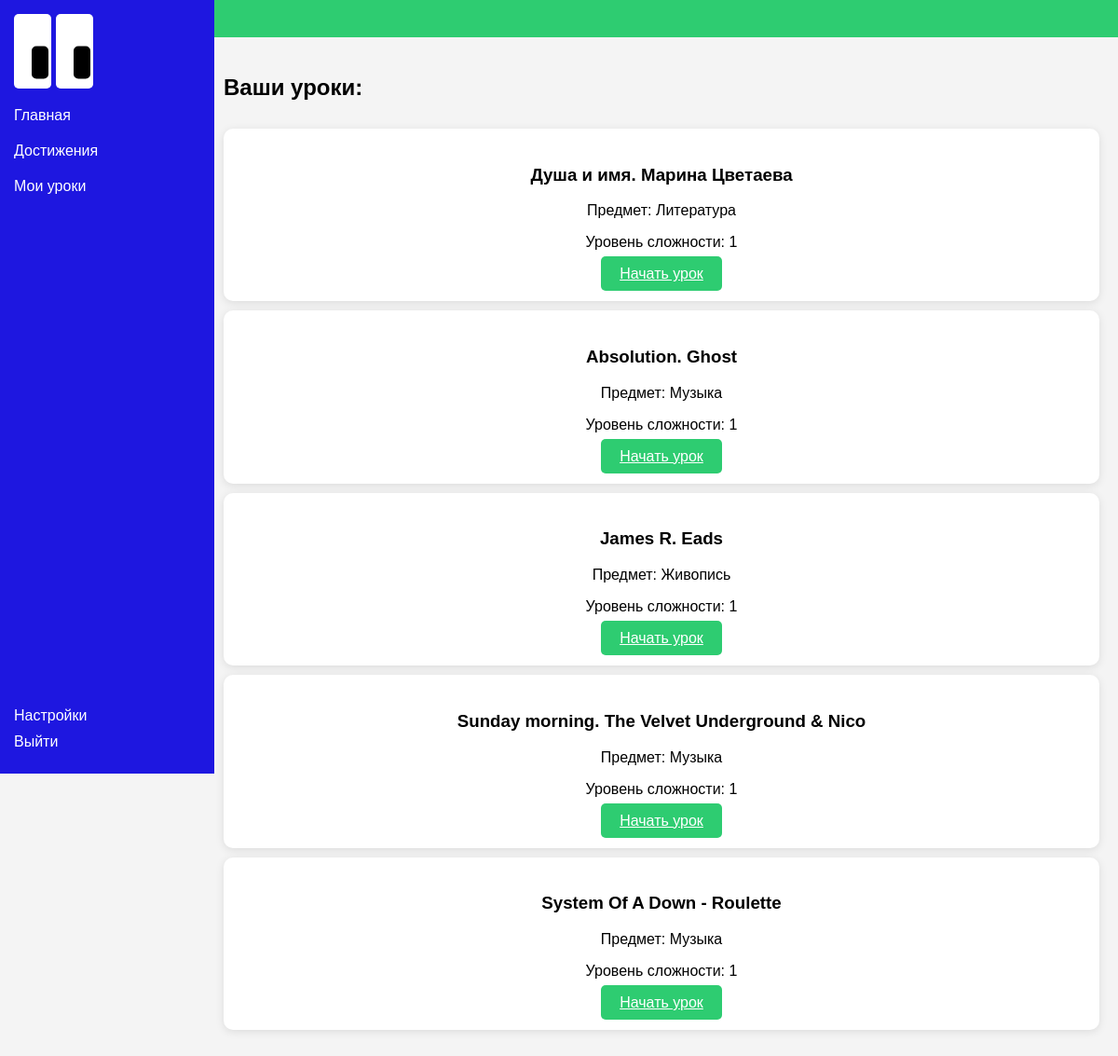
/my_lessons/, run on the app's committed database.
### content/models.py (models this page shows)
class Lesson(models.Model):
    title = models.CharField(max_length=100)
    subject = models.CharField(max_length=50)
    content = models.TextField()
    difficulty_level = models.CharField(max_length=20)
    multimedia = models.FileField(upload_to='')

### content/views.py (the view)
# urls.py: path('my_lessons/', my_lessons_view, name='my_lessons'),
def my_lessons_view(request):
    lessons = Lesson.objects.all()
    return render(request, 'my_lessons.html', {'lessons': lessons})

### content/templates/my_lessons.html (shortened to what this page needs)
<!DOCTYPE html>
<html lang="ru">
<head>
</head>
<body>
<div class="header">
</div>
<div class="sidebar">
    <div class="header-content">
        <div class="rectangles">
            <div class="rectangle">
                <div class="black-rectangle"></div>
            </div>
            <div class="rectangle">
                <div class="black-rectangle"></div>
            </div>
        </div>
    </div>
    <a href="{% url 'main_screen' %}">Главная</a>
    <a href="{% url 'achievements' %}">Достижения</a>
    <a href="{% url 'my_lessons' %}">Мои уроки</a>
    <div class="footer" style="margin-top: auto;">
        <a href="{% url 'user_settings' %}">Настройки</a>
        <a href="{% url 'logout' %}">Выйти</a>
    </div>
</div>
<div class="content">
    <div class="section">
        <h2>Ваши уроки:</h2>
        <div class="cards">
            {% for lesson in lessons %}
                <div class="card">
                    <h3>{{ lesson.title }}</h3>
                    <p>Предмет: {{ lesson.subject }}</p>
                    <p>Уровень сложности: {{ lesson.difficulty_level }}</p>
                    <a href="{% url 'learning_screen' lesson.id %}" class="button">Начать урок</a>
                </div>
            {% empty %}
                <p>Уроки не найдены.</p>
            {% endfor %}
        </div>
    </div>
</div>
</body>
</html>

### content/templates/my_lessons.html (style rules this page uses)
body { font-family: Arial, sans-serif; margin: 0; padding: 0; background-color: #f4f4f4; }
.header { background-color: #2ecc71; padding: 20px; color: white; text-align: right; }
.sidebar { width: 200px; background-color: #1e17e0; color: white; padding: 15px; height: 100vh; position: fixed; top: 0; display: flex; flex-direction: column; }
.header-content { display: flex; align-items: center; margin-bottom: 10px; }
.rectangles { display: flex; margin-right: 10px; }
.rectangle { background-color: white; width: 40px; height: 80px; border-radius: 5px; margin-right: 5px; position: relative; }
.black-rectangle { background-color: black; width: 18px; height: 35px; border-radius: 5px; position: absolute; top: 65%; left: 70%; transform: translate(-50%, -50%); }
.sidebar a { color: white; text-decoration: none; display: block; margin: 10px 0; }
.content { margin-left: 220px; padding: 20px; }
.section { margin-bottom: 20px; }
.cards { display: flex; flex-direction: column; padding: 10px 0; }
.card { background-color: white; border-radius: 10px; padding: 20px; box-shadow: 0 2px 10px rgba(0, 0, 0, 0.1); margin-bottom: 10px; text-align: center; }
.button { background-color: #2ecc71; color: white; border: none; padding: 10px 20px; border-radius: 5px; cursor: pointer; margin-top: 10px; }

### data on the page
Lesson: title "Душа и имя. Марина Цветаева", subject "Литература", difficulty_level "1"
Lesson: title "Absolution. Ghost", subject "Музыка", difficulty_level "1"
Lesson: title "James R. Eads", subject "Живопись", difficulty_level "1"
Lesson: title "Sunday morning. The Velvet Underground & Nico", subject "Музыка", difficulty_level "1"
Lesson: title "System Of A Down - Roulette", subject "Музыка", difficulty_level "1"
